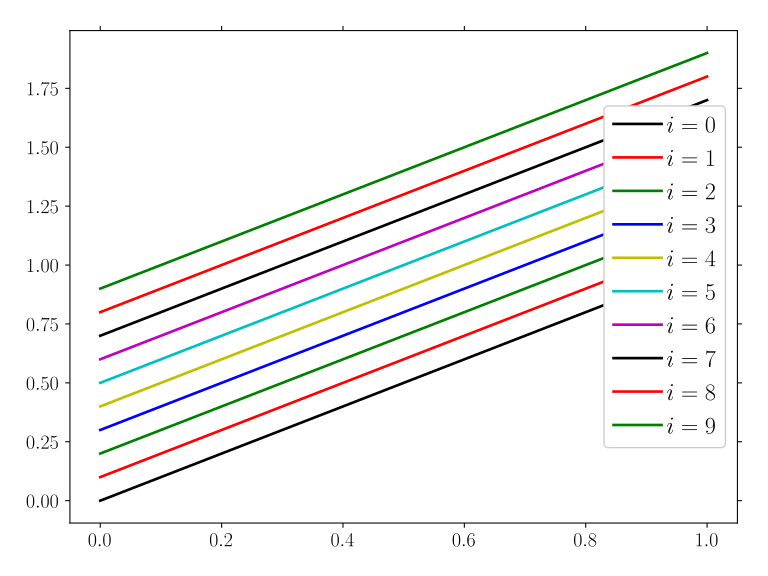

Reproduce this figure in Python.
import matplotlib.pyplot as plt

plt.style.use(["goose", "goose-latex"])

fig, ax = plt.subplots()

for i in range(10):
    x = [0, 1]
    y = [i / 10, (i + 10) / 10]
    ax.plot(x, y, label=rf"$i = {i:d}$")

ax.legend(loc="center right", facecolor="white", framealpha=1)

plt.savefig("legend_background.svg")
plt.close()
